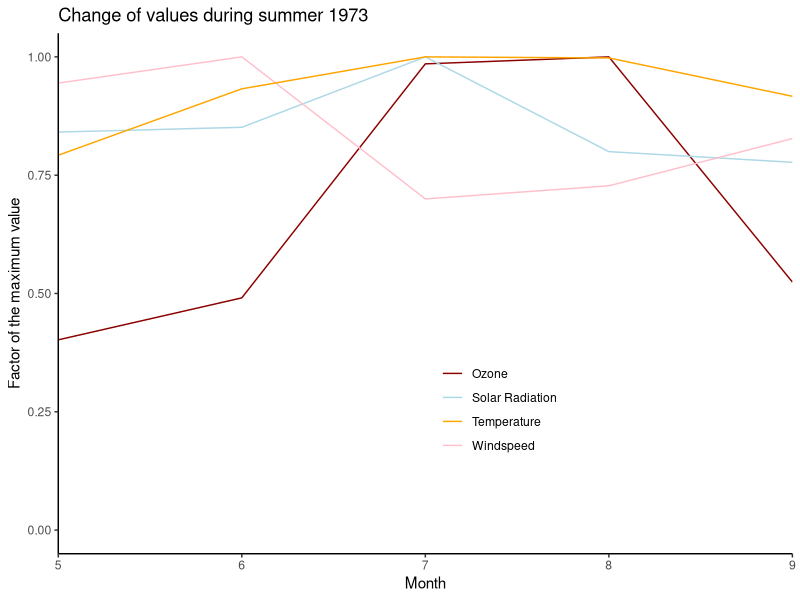
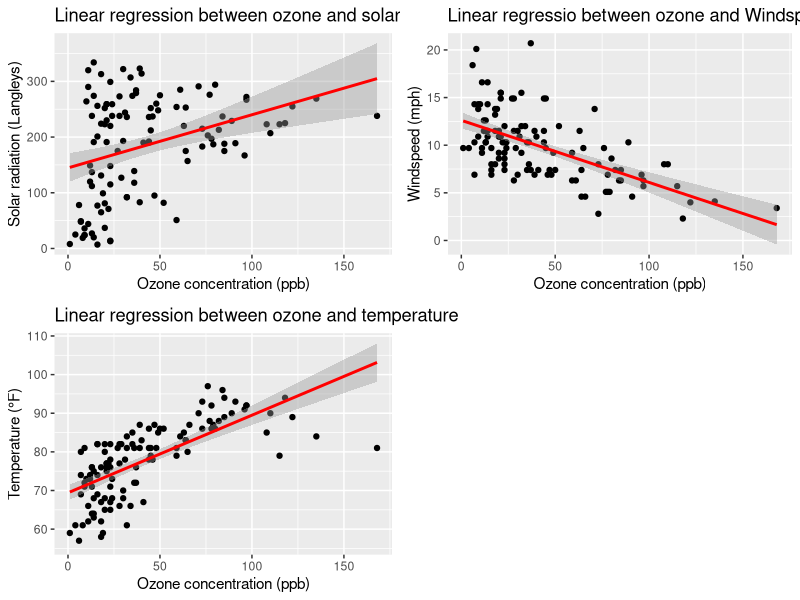
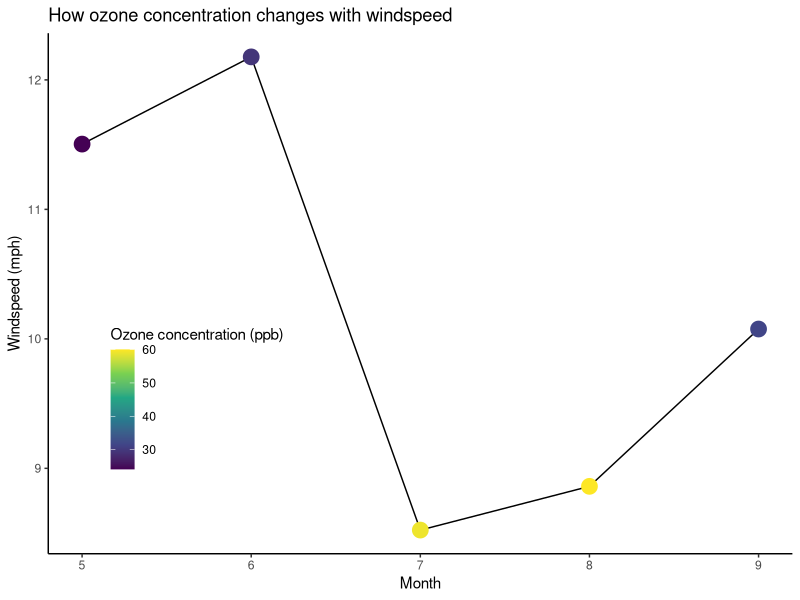

Write the R code that produced these figures, in order.
## ---- chunk 1
library(ggplot2)
library(readr)
library(lubridate)
library(dplyr)
## ---- chunk 2
#loading dataset airquality 
airquality <- datasets::airquality
help("airquality") # shows what the dataset airquality shows

#new column with the date
airquality$year <- "1973" #add column with the year 1973
airquality$date <- as.Date(paste(airquality$year, airquality$Month, airquality$Day, sep = "-"), format = "%Y-%m-%d")

#calculate monthly mean
airquality_monthly_average <- airquality |>
  tidyr::drop_na() |>#drop rows which contains na-values
  group_by(Month) |>
  summarise(Ozone = mean(Ozone),
            Solar.R = mean(Solar.R),
            Wind = mean(Wind),
            Temp = mean(Temp))

## ---- chunk 3
# create timeline with with equal values of each datatype
#maximum values of each datatype
airquality_max <- airquality_monthly_average |>
  summarise(Month = Month, 
            Ozone_max = max(Ozone),
            Solar.R_max = max(Solar.R),
            Wind_max = max(Wind),
            Temp_max = max(Temp))


#calculate faktor for each month
airquality_monthly_equal_average <- airquality_monthly_average |>
  mutate(Ozone = Ozone / airquality_max$Ozone_max,
         Solar.R = Solar.R / airquality_max$Solar.R_max,
         Wind = Wind / airquality_max$Wind_max,
         Temp = Temp / airquality_max$Temp_max)

#plot data 
airquality_monthly_equal_average |>
  ggplot(aes(x = Month)) +
  geom_line(aes(y = Ozone, color = "Ozone")) + 
  geom_line(aes(y = Solar.R, color = "Solar Radiation")) +
  geom_line(aes(y = Wind, color = "Windspeed")) +
  geom_line(aes(y = Temp, color = "Temperature")) +
  labs(title = "Change of values during summer 1973",
       x = "Month",
       y = "Factor of the maximum value") +
  theme_classic() +
  theme(legend.position = c(0.6, 0.3)) +
    scale_color_manual("",
                       values = c("Ozone" = "darkred", "Solar Radiation" = "lightblue", "Windspeed" = "pink", "Temperature" = "orange"),
                       labels = c("Ozone", "Solar Radiation", "Temperature", "Windspeed")) + #Wieso muss hier Windspeed nach Temperatur stehen, dass Legende mit der Graphik übereinstimmt.
  scale_x_continuous(expand = c(0, 0)) +
  scale_y_continuous(expand = c(0, 0)) +
  scale_y_continuous(limits = c(0, 1))
## ---- chunk 4
#create scaterplots  to see correlations between ozone and the other variables
#Ozone and Solar Radiation
ozone_solar_r <- airquality |>
  ggplot(aes(x = Ozone, y = Solar.R)) +
  geom_point() +
  geom_smooth(method = "lm", col = "red") +
  labs(title = "Linear regression between ozone and solar radiation",
       x = "Ozone concentration (ppb)",
       y = "Solar radiation (Langleys)")
  theme_classic()

#Ozone and Windspeed
ozone_wind <- airquality |>
  ggplot(aes(x = Ozone, y = Wind)) +
  geom_point() +
  geom_smooth(method = "lm", col = "red") +
  labs(title = "Linear regressio between ozone and Windspeed",
       x = "Ozone concentration (ppb)",
       y = "Windspeed (mph)")
  theme_classic()

#Ozone and Temperature
ozone_temp <- airquality |>
  ggplot(aes(x = Ozone, y = Temp)) +
  geom_point() +
  geom_smooth(method = "lm", col = "red") +
  labs(title = "Linear regression between ozone and temperature",
       x = "Ozone concentration (ppb)",
       y = "Temperature (°F)")
  theme_classic()

#combine the diffrent plots
cowplot::plot_grid(ozone_solar_r, ozone_wind, ozone_temp)
## ---- chunk 5
#creates plot with the monthly windspeed and ozone average
airquality_monthly_average |>
  ggplot(aes(x = Month, y = Wind)) +
  geom_line() +
  geom_point(aes(color = Ozone), size = 5) +
  labs(title = "How ozone concentration changes with windspeed",
       x = "Month",
       y = "Windspeed (mph)",
       color = "Ozone concentration (ppb)") +
  theme_classic() +
  scale_color_viridis_c() +
  theme(legend.position = c(0.2, 0.3))

